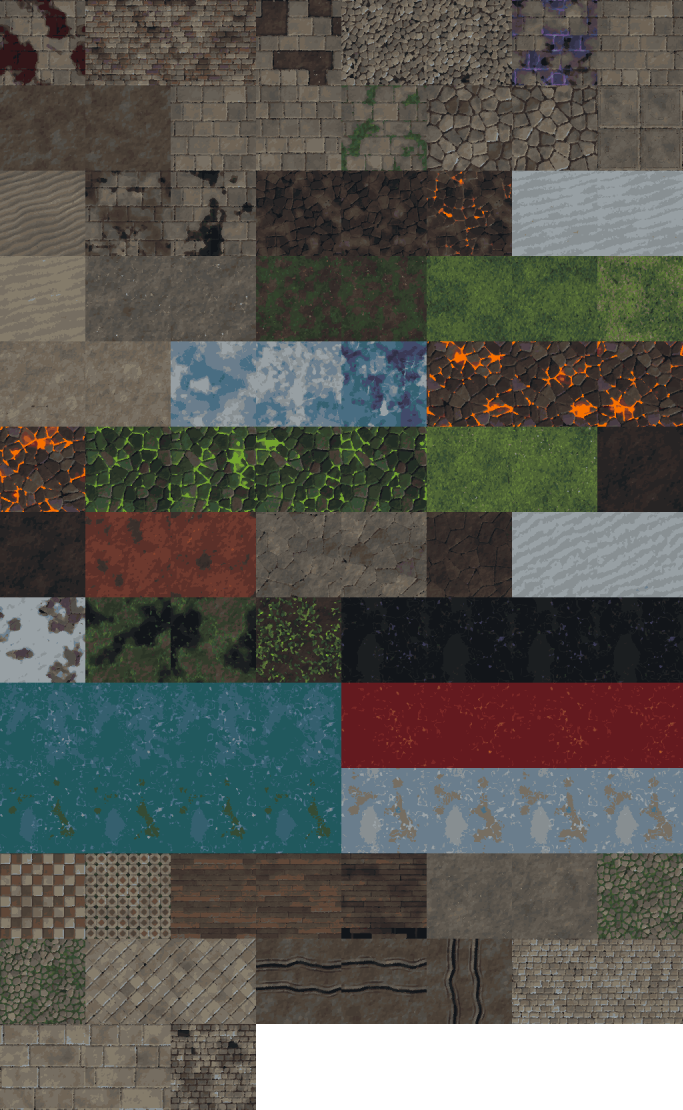
#> input picture assets/pixel_kit/floors.webp, 2048 x 3328 px (shown at 1/3 size)
$ python make_decor.py
#> lines starting #> are read from the running program, lines starting #| are printed output that depends on the picture
# 바닥 장식 도트 그림(새 그림) 만들기 → assets/pixel_decor/decor.png + kit.json(던전 키트와 같은 형식).
# 1칸 32도트 규격: 도트 단위로 그린 뒤 2배 확대(2×2 화소 = 1도트, 키트 px_per_tile 64와 같은 좌표).
# 색은 도트 변환한 바닥(assets/pixel_kit/floors.webp)의 풀·돌 색에서 뽑아 바닥과 어울리게 한다.
# 장식: tuft(풀 덤불 a~f), flowers(꽃 덤불 a~d), pebble(돌멩이 a~c), leaf(잎 부스러기 a~b — 눕힌 무늬).
# ruin_stone.png: 폐허 벽 윗돌 블록 재질(돌·이끼 — map_view._ruin_cap).
# 사용: python3 tools/make_decor.py   필요: numpy, Pillow
import json, os, random
import numpy as np
from PIL import Image

ROOT = os.path.dirname(os.path.dirname(os.path.abspath(__file__)))
OUT = os.path.join(ROOT, "assets", "pixel_decor")
R = random.Random(11)


def ramp_from(sheet, rect, n):
    # 그림 영역의 색을 밝기순으로 n단계(분위수 평균)
    x, y, w, h = rect
    a = np.asarray(sheet.crop((x, y, x + w, y + h)).convert("RGB"), dtype=float).reshape(-1, 3)
    lum = a @ np.array([0.299, 0.587, 0.114])
    order = np.argsort(lum)
    chunks = np.array_split(a[order], n)
    return [tuple(int(v) for v in c.mean(0)) for c in chunks]


def shade(c, k):
    return tuple(int(max(0, min(255, v * k))) for v in c)


def mix(a, b, t):
    return tuple(int(a[i] * (1 - t) + b[i] * t) for i in range(3))


floors = Image.open(os.path.join(ROOT, "assets", "pixel_kit", "floors.webp"))
#> floors is the input picture: PIL image 2048x3328 RGBA; mean R, G, B, A 76.5, 75.4, 69.2, 242.7
GRASS = ramp_from(floors, (1280, 1280, 512, 256), 6)  # ground_meadow a·b
#> in ramp_from, `chunks = np.array_split(a[order], n)`: chunks = 6 items
#> GRASS = [(57, 76, 49), (66, 84, 49), (74, 93, 51), (79, 99, 53), (79, 99, 53), (90, 112, 56)]
COBBLE = ramp_from(floors, (1024, 0, 512, 256), 6)
#> COBBLE = [(40, 37, 36), (76, 70, 63), (92, 85, 77), (101, 94, 84), (113, 103, 90), (126, 119, 106)]
G_OUT = shade(GRASS[0], 0.55)
#> G_OUT = (31, 41, 26)
G = [GRASS[1], GRASS[2], GRASS[3], mix(GRASS[4], (225, 230, 140), 0.25), mix(GRASS[5], (240, 240, 170), 0.35)]
#> G = [(66, 84, 49), (74, 93, 51), (79, 99, 53), (115, 131, 74), (142, 156, 95)]
S_OUT = shade(COBBLE[0], 0.6)
#> S_OUT = (24, 22, 21)
S = [COBBLE[1], COBBLE[3], COBBLE[4], mix(COBBLE[5], (235, 230, 215), 0.3)]
#> S = [(76, 70, 63), (101, 94, 84), (113, 103, 90), (158, 152, 138)]
PETALS = [((236, 226, 186), (196, 176, 128)), ((226, 196, 92), (176, 136, 52)), ((206, 150, 168), (150, 96, 120)), ((170, 170, 214), (112, 110, 160))]


def canvas(w, h):
    return np.zeros((h, w, 4), dtype=np.uint8)


def put(img, x, y, c):
    h, w, _ = img.shape
    if 0 <= x < w and 0 <= y < h:
        img[y, x, :3] = c
        img[y, x, 3] = 255


def outline_bottom(img, col):
    # 바닥에 닿는 아래쪽·옆 가장자리에만 어두운 테(위로 솟은 잎끝은 테 없이 밝게)
    h, w, _ = img.shape
    a = img[..., 3] > 0
    out = img.copy()
    for y in range(h):
        for x in range(w):
            if a[y, x]:
                continue
            nb = [(x, y - 1), (x - 1, y), (x + 1, y)]
            if any(0 <= nx < w and 0 <= ny < h and a[ny, nx] and ny >= h * 0.45 for nx, ny in nb):
                out[y, x, :3] = col
                out[y, x, 3] = 255
    return out


def tuft(w, h, blades, dark=False):
    # 끝이 뾰족한 잎(밑동 2~3도트 → 끝 1도트)을 겹친 덤불. 아래는 어둡고 위로 갈수록 밝게, 잎 왼쪽 가장자리는 빛.
    img = canvas(w + 4, h + 2)
    base_y = h
    cx = (w + 4) / 2
    order = list(range(blades))
    order.sort(key=lambda i: abs(i - (blades - 1) / 2), reverse=True)  # 바깥 잎 먼저, 가운데 잎이 앞에
    for i in order:
        t = (i + 0.5) / blades
        bx = cx + (t - 0.5) * w * 0.7 + R.uniform(-0.5, 0.5)
        lean = (t - 0.5) * R.uniform(2.0, 3.2) + R.uniform(-0.5, 0.5)
        bh = h * R.uniform(0.6, 1.0) * (1.0 - abs(t - 0.5) * 0.7)
        wb = R.choice([2, 2, 3])
        rows = max(3, int(round(bh)))
        for r in range(rows):
            f = r / (rows - 1)
            width = max(1, int(round(wb * (1.0 - f) + 0.3)))
            xc = bx + lean * f * f * 1.6
            y = base_y - r
            k = min(4, int(f * 4.8))
            if dark:
                k = max(0, k - 1)
            x0 = int(round(xc - width / 2))
            for dx in range(width):
                c = G[k]
                if dx == 0 and width > 1:
                    c = G[min(4, k + 1)]
                elif dx == width - 1 and width > 1:
                    c = G[max(0, k - 1)]
                put(img, x0 + dx, y, c)
    # 밑동 아래 한 줄 그늘(가운데만, 옅게)
    a = img[..., 3] > 0
    xs = [x for x in range(img.shape[1]) if a[base_y, x]]
    if xs:
        lo, hi = xs[0], xs[-1]
        for x in xs:
            if lo < x < hi:
                put(img, x, base_y + 1, G[0])
    return img


def flowers(w, h, n, petal):
    img = tuft(w, h, max(3, w // 3))
    pc, ps = petal
    for _ in range(n):
        for _try in range(20):
            x = R.randrange(1, img.shape[1] - 2)
            y = R.randrange(0, max(1, img.shape[0] - 4))
            if img[y + 1, x, 3] > 0 or y < 2:
                put(img, x, y, pc)
                put(img, x + 1, y, pc)
                put(img, x, y + 1, ps)
                put(img, x + 1, y + 1, pc)
                break
    return img


def pebbles(n):
    img = canvas(14, 7)
    for i in range(n):
        w = R.randint(3, 5)
        h = R.randint(2, 3)
        x0 = 1 + i * 4 + R.randint(0, 1)
        y0 = 6 - h - R.randint(0, 1)
        for y in range(h):
            for x in range(w):
                if (x in (0, w - 1)) and (y in (0, h - 1)) and w > 3:
                    continue  # 모서리 둥글게
                c = S[2] if y == 0 else (S[1] if y < h - 1 else S[0])
                if y == 0 and x == 1:
                    c = S[3]
                put(img, x0 + x, y0 + y, c)
        for x in range(w):  # 아래 그늘
            put(img, x0 + x, y0 + h, S_OUT)
    return img


def leaves(n):
    img = canvas(16, 12)
    cols = [mix(G[1], (120, 90, 40), 0.5), mix(G[2], (150, 110, 50), 0.45), mix(G[0], (90, 60, 30), 0.4)]
    for _ in range(n):
        x, y = R.randrange(1, 14), R.randrange(1, 10)
        c = R.choice(cols)
        put(img, x, y, c)
        put(img, x + 1, y, c)
        if R.random() < 0.5:
            put(img, x, y + 1, shade(c, 0.75))
    return img


def ruin_stone():
    # 폐허 벽 윗돌 재질(64×32도트 = 가로 2칸): 왼쪽 칸 = 돌(결 무늬만 — 줄눈 없이, 블록 그물이 돌 모양을 만든다), 오른쪽 칸 = 이끼.
    # 둘 다 이어 깔아도 이음매 없는 잔무늬라 세계 좌표로 입혀도 반복이 드러나지 않는다.
    N = 32
    img = np.zeros((N, 2 * N, 4), dtype=np.uint8)
    img[..., 3] = 255
    yy, xx = np.mgrid[0:N, 0:N] / N * 2 * np.pi
    def pn(seed, f):
        r = random.Random(seed)
        v = np.zeros((N, N))
        for k in range(f):
            a, b = r.randint(1, 4), r.randint(1, 4)
            v += np.sin(a * xx + b * yy * r.choice([1, -1]) + r.uniform(0, 6.28)) / (k + 1)
        return v
    # 얼룩 덩어리(2~4도트)를 둘러 감아 찍는다 — 줄무늬 없는 돌결·이끼결
    def blobs(x0, base, cols, count):
        img[:, x0:x0 + N, :3] = base
        for _ in range(count):
            cx, cy, r = R.randrange(N), R.randrange(N), R.choice([1, 1, 2, 2, 3])
            c = R.choice(cols)
            for dy in range(-r, r + 1):
                for dx in range(-r, r + 1):
                    if dx * dx + dy * dy <= r * r + R.choice([0, 1]):
                        img[(cy + dy) % N, x0 + (cx + dx) % N, :3] = c
    blobs(0, S[2], [S[1], S[1], S[3], mix(S[2], S[1], 0.5)], 70)
    blobs(N, G[2], [G[1], G[1], G[3], G[3], G[4]], 80)
    return img


def crop_alpha(img):
    a = img[..., 3] > 0
    ys, xs = np.nonzero(a)
    return img[: ys.max() + 1, xs.min(): xs.max() + 1]


ART = {
    "tuft": {"layer": "stand", "v": {"a": tuft(9, 7, 6), "b": tuft(13, 9, 9), "c": tuft(6, 6, 4), "d": tuft(11, 8, 8, dark=True), "e": tuft(17, 12, 12), "f": tuft(20, 13, 15, dark=True)}},
    "flowers": {"layer": "stand", "v": {"a": flowers(10, 6, 3, PETALS[0]), "b": flowers(12, 7, 4, PETALS[1]), "c": flowers(9, 6, 3, PETALS[2]), "d": flowers(9, 6, 3, PETALS[3])}},
    "pebble": {"layer": "stand", "v": {"a": pebbles(2), "b": pebbles(3), "c": pebbles(1)}},
    "leaf": {"layer": "decal", "v": {"a": leaves(7), "b": leaves(11)}},
}
#> in tuft, `xs = [x for x in range(img.shape[1]) if a[base_y, x]]`: xs = [2, 3, 4, 5, 6, 7, 8, 9, 10]
#> in tuft, `lo, hi = xs[0], xs[-1]`: lo = 2; hi = 10
#> the loop in tuft, `for x in xs:` made 9 passes
#> the loop in tuft (call 2), `for x in xs:` made 11 passes


def main():
    os.makedirs(OUT, exist_ok=True)
    tiles = []
    for aid, a in ART.items():
        for vn, img in a["v"].items():
            tiles.append((aid, vn, crop_alpha(img)))
    # 한 줄로 붙인다(도트 단위, 1도트 띄움) → 2배 확대
    W = sum(t[2].shape[1] + 1 for t in tiles) + 1
    H = max(t[2].shape[0] for t in tiles) + 2
    sheet = np.zeros((H, W, 4), dtype=np.uint8)
    assets = {}
    x = 1
    for aid, vn, img in tiles:
        h, w, _ = img.shape
        sheet[1:1 + h, x:x + w] = img
        # 원점(발) = 아래 가운데. 눕힌 무늬는 가운데.
        layer = ART[aid]["layer"]
        oy = h * 2 - 2 if layer == "stand" else h
        assets.setdefault(aid, {"sheet": "decor", "layer": layer, "cat": "decor", "tags": ["decor", "pixel"], "variants": {}})
        assets[aid]["variants"][vn] = {"frames": [[x * 2, 2, w * 2, h * 2, float(w), float(oy)]]}
        x += w + 1
    big = sheet.repeat(2, 0).repeat(2, 1)
    Image.fromarray(big, "RGBA").save(os.path.join(OUT, "decor.png"))
    stone = ruin_stone().repeat(2, 0).repeat(2, 1)
    Image.fromarray(stone, "RGBA").save(os.path.join(OUT, "ruin_stone.png"))
    kit = {
        "_comment": "바닥 장식 도트 그림(tools/make_decor.py가 만든다 — 손으로 고치지 않는다). 던전 키트와 같은 형식.",
        "version": 1, "px_per_tile": 64, "depth_k": 0.72,
        "sheets": {"decor": {"path": "res://assets/pixel_decor/decor.png", "size": [big.shape[1], big.shape[0]]}},
        "assets": assets,
    }
    with open(os.path.join(OUT, "kit.json"), "w") as f:
        json.dump(kit, f, ensure_ascii=False, indent=1)
    for name in ("decor.png", "ruin_stone.png"):
        imp = os.path.join(OUT, name + ".import")
        if not os.path.exists(imp):
            with open(imp, "w") as f:
                f.write('[remap]\n\nimporter="texture"\ntype="CompressedTexture2D"\n\n[params]\n\ncompress/mode=0\nmipmaps/generate=false\n')
    print("decor:", len(tiles), "그림", big.shape[1], "x", big.shape[0])


if __name__ == "__main__":
    main()
#> the loop in main, `for aid, a in ART.items():` made 4 passes
#> aid on passes 1 to 4: 'tuft', 'flowers', 'pebble', 'leaf'
#> the loop in main, `for aid, vn, img in tiles:` made 15 passes
#> in main, `big = sheet.repeat(2, 0).repeat(2, 1)`:
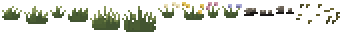
#> big: shape (34, 342, 4); mean of channels 0, 1, 2, 3 21.4, 24.1, 14.9, 59.5; transparent parts drawn white
#> in main, `Image.fromarray(stone, "RGBA").save(os.path.join(OUT, "ruin_stone.png"))`:
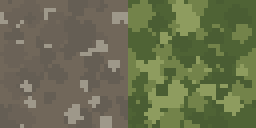
#> saved as ruin_stone.png: PIL image 128x64 RGBA (shown 2 times larger); mean R, G, B, A 105.7, 110.2, 78.9, 255
#| decor: 15 그림 342 x 34
